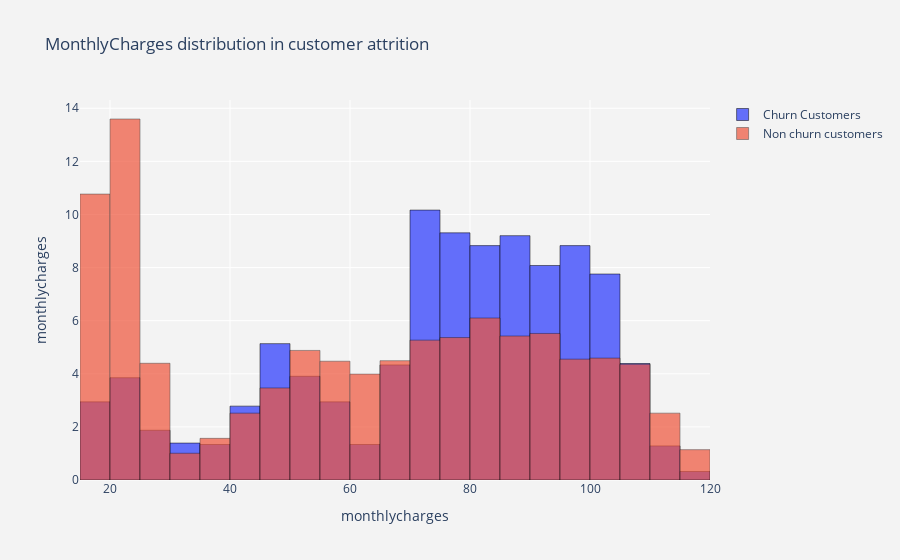

The cell this chart's notebook holds for it:
### Markdown cell above
Exploring the tenure distribution, we see that there is a skewed distribution for churn customers.
<br>About 40% of churn customers have a 1-5 month tenure with the telco.<br>
The distribution for non-churn customers is fairly uniform.

### Code cell
#defining data
trace1 = go.Histogram(x  = churn['MonthlyCharges'],
                          histnorm= "percent",
                          name = "Churn Customers",
                          marker = dict(line = dict(width = .5,
                                                    color = "black"
                                                    )
                                        ),
                         opacity = 1
                         ) 


trace2 = go.Histogram(x  = not_churn['MonthlyCharges'],
                      histnorm = "percent",
                      name = "Non churn customers",
                      marker = dict(line = dict(width = .5,
                                          color = "black"
                                         )
                             ),
                      opacity = .7
                     )
data = [trace1,trace2]

#defining layout
layout = go.Layout(dict(title ='MonthlyCharges' + " distribution in customer attrition ",
                        plot_bgcolor  = "rgb(243,243,243)",
                        paper_bgcolor = "rgb(243,243,243)",
                        xaxis = dict(gridcolor = 'rgb(255, 255, 255)',
                                         title = 'monthlycharges',
                                         zerolinewidth=1,
                                         ticklen=5,
                                         gridwidth=1
                                        ),
                        yaxis = dict(gridcolor = 'rgb(255, 255, 255)',
                                         title = "monthlycharges",
                                         zerolinewidth=1,
                                         ticklen=5,
                                         gridwidth=1
                                        )
                       ),barmode = 'overlay'
                  )

#defining figure and plotting
fig  = go.Figure(data=data,layout=layout)
iplot(fig)

### Figure 1 — Plotly figure (JSON) as saved in the notebook; plotly's stock layout.template omitted (floating-point values rounded to 4 significant figures; data arrays with more than 128 entries replaced by an {"elided": "..."} marker saying what was removed)
{"data": [{"histnorm": "percent", "marker": {"line": {"color": "black", "width": 0.5}}, "name": "Churn Customers", "opacity": 1, "type": "histogram", "x": {"elided": "1869 float values"}}, {"histnorm": "percent", "marker": {"line": {"color": "black", "width": 0.5}}, "name": "Non churn customers", "opacity": 0.7, "type": "histogram", "x": {"elided": "5163 float values"}}], "layout": {"barmode": "overlay", "paper_bgcolor": "rgb(243,243,243)", "plot_bgcolor": "rgb(243,243,243)", "title": {"text": "MonthlyCharges distribution in customer attrition "}, "xaxis": {"gridcolor": "rgb(255, 255, 255)", "gridwidth": 1, "ticklen": 5, "title": {"text": "monthlycharges"}, "zerolinewidth": 1}, "yaxis": {"gridcolor": "rgb(255, 255, 255)", "gridwidth": 1, "ticklen": 5, "title": {"text": "monthlycharges"}, "zerolinewidth": 1}}}
